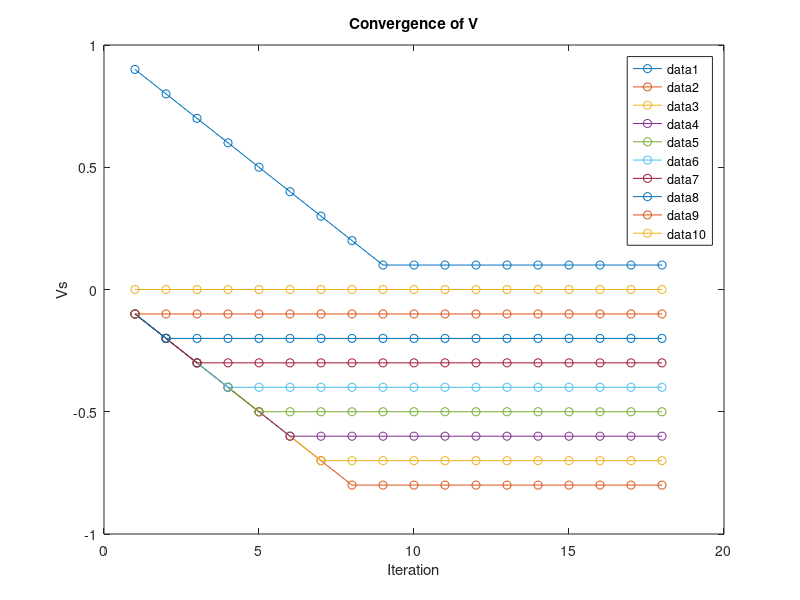
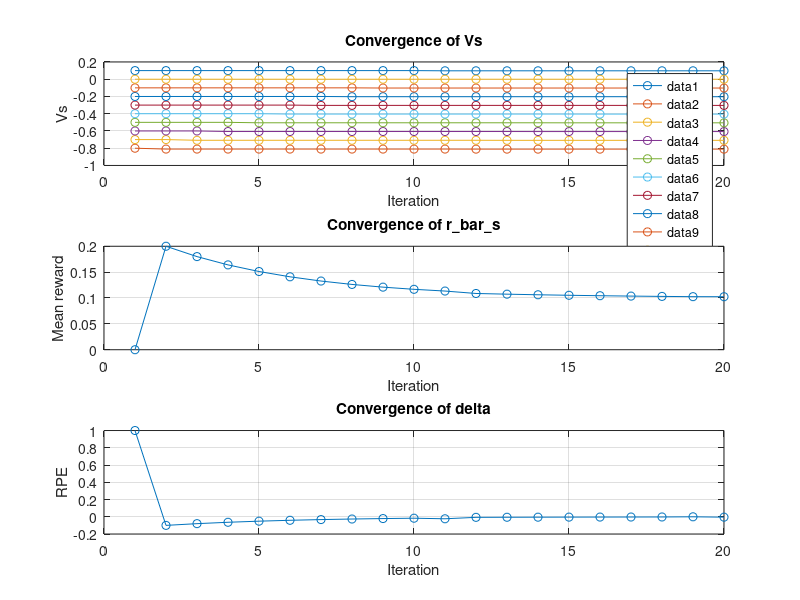
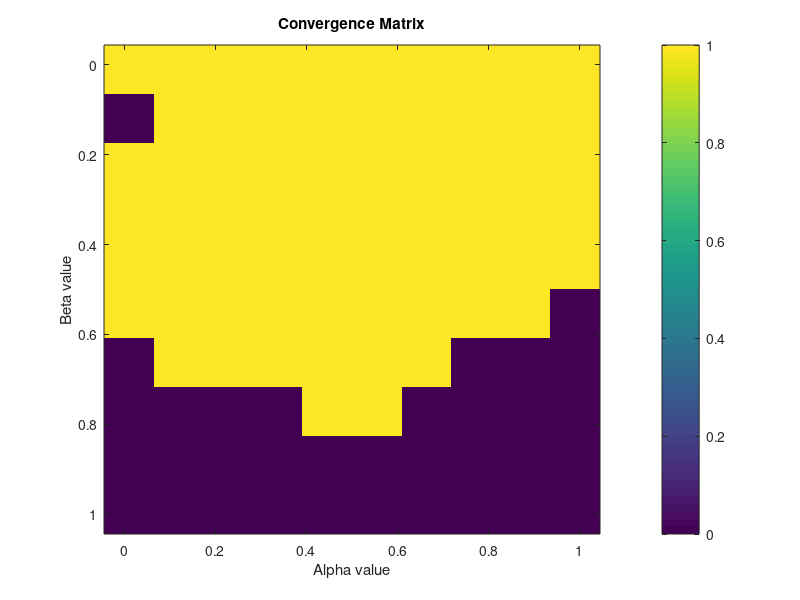

MATLAB code for these plots, in order:
% Compute the value of a MRP in 2 different ways.
% 10 states, reward only in the first one.
% Fix one value's state. You must have a reference.
clear all; clc;
N = 10;
%% Dynamic programming
tol = 1e-3;
it_max = 1e3;
it = 0;
Vs_old = zeros(1,N); %Vs_old(1) = 0.5;
eps = 1;
Rs = zeros(1,N); Rs(1) = 1; % Defines the rewards of going from state i to the next. No more than one option, no decisions.
next = [2:N, 1];  % Loop from states 2 to N, and then jump to state 1
rho = sum(Rs(:))/N;

% Preallocate the array to store first state values in each iteration
state_values = zeros(N, it_max);

while it < it_max
    for i = 1:N-1
        Vs_new(i) =  Rs(i) - rho + Vs_old(next(i));
    end
    Vs_new(N) = 0;    % fixed
    Vs_old = Vs_new;
    it = it + 1;
    
    % Store the first state value in each iteration
    state_values(:,it) = Vs_new;
    
    if it >= N + 1 && all(all(abs(diff(state_values(:,it-N:it),1, 2)) <= tol))
        break; % Exit the loop early if converged
    end
    
end

% Trim the preallocated arrays to remove unused zeros
state_values = state_values(:,1:it-1);

% Plot the convergence of the first state value
figure;
plot(1:length(state_values), state_values(:,:), 'o-');
xlabel('Iteration');
ylabel('Vs');
title('Convergence of V');
legend()

% Does not converge!
%% TDRL
alpha = 0.1;
beta = 0.2;
tol = 1e-3;
Vs_old = zeros(1,N);
r_bar_s = zeros(1,it_max); 
delta_s = zeros(1,it_max);
Vs_values = zeros(N, it_max);
it = 1;

while it < it_max
    if it <= N
        i = it;
    elseif mod(it, N) == 0
        i = N;
    else
        i = mod(it, N);
    end

    delta_s(it) = Rs(i) - r_bar_s(it) + Vs_old(next(i)) - Vs_old(i);
    Vs_new(i) = Vs_old(i) + alpha * delta_s(it);
    Vs_new(end) = 0; %fix
    r_bar_s(it + 1) = r_bar_s(it) + beta * delta_s(it);
    Vs_old = Vs_new;
    Vs_values(:,it) = Vs_new;  % Store Qs_new(1) value
    
    if it >= N + 1 && all(all(abs(diff(Vs_values(:,it-N:it),1, 2)) <= tol))
        break; % Exit the loop early if converged
    end
    
    it = it + 1;
end

% Trim the preallocated arrays to remove unused zeros
r_bar_s = r_bar_s(1:it-1);
delta_s = delta_s(1:it-1);
Vs_values = Vs_values(:,1:it-1);

% Plot the convergence of Qs_new(1)
figure;
subplot(3, 1, 1);
plot(1:length(Vs_values), Vs_values, 'o-');
xlabel('Iteration');
ylabel('Vs');
title('Convergence of Vs');
legend()
grid on;

% Plot the convergence of r_bar_s
subplot(3, 1, 2);
plot(1:length(r_bar_s), r_bar_s, 'o-');
xlabel('Iteration');
ylabel('Mean reward');
title('Convergence of r\_bar\_s');
grid on;

% Plot the convergence of delta_s
subplot(3, 1, 3);
plot(1:length(delta_s), delta_s, 'o-');
xlabel('Iteration');
ylabel('RPE');
title('Convergence of delta');
grid on;

%% Convergence study
% Define parameter ranges to sweep over
% It does not run properly the second time
N = 10;
it_max = 1e3;
alpha_values = linspace(0.01, 0.99, 10); % Generate 10 values between 0.01 and 0.99
beta_values = linspace(0.01, 0.99, 10);  % Generate 10 values between 0.01 and 0.99
% Initialize storage for convergence results
converged_combinations = zeros(length(alpha_values), length(beta_values));

% Loop through different combinations of alpha and beta values
for alpha_idx = 1:length(alpha_values)
    for beta_idx = 1:length(beta_values)
        alpha = alpha_values(alpha_idx);
        beta = beta_values(beta_idx);
        
        Vs_old = zeros(1,N);
        r_bar_s = zeros(1,it_max); 
        delta_s = zeros(1,it_max);
        Vs_values = zeros(N, it_max);
        it = 1;

        while it < it_max
            if it <= N
                i = it;
            elseif mod(it, N) == 0
                i = N;
            else
                i = mod(it, N);
            end

            delta_s(it) = Rs(i) - r_bar_s(it) + Vs_old(next(i)) - Vs_old(i);
            Vs_new(i) = Vs_old(i) + alpha * delta_s(it);
            Vs_new(end) = 0; %fix
            r_bar_s(it + 1) = r_bar_s(it) + beta * delta_s(it);
            Vs_old = Vs_new;
            Vs_values(:,it) = Vs_new;  % Store Qs_new(1) value

            if it >= N + 1 && all(all(abs(diff(Vs_values(:,it-N:it),1, 2)) <= tol))
                converged_combinations(alpha_idx, beta_idx) = 1; % Converged
                break; % Exit the loop early if converged
            end

            it = it + 1;
        end
    end
end
disp('Convergence matrix')
disp(converged_combinations)

% Plot the convergence matrix as a heatmap
figure;
imagesc(alpha_values, beta_values, converged_combinations);
colorbar
xlabel('Alpha value');
ylabel('Beta value');
title('Convergence Matrix');
